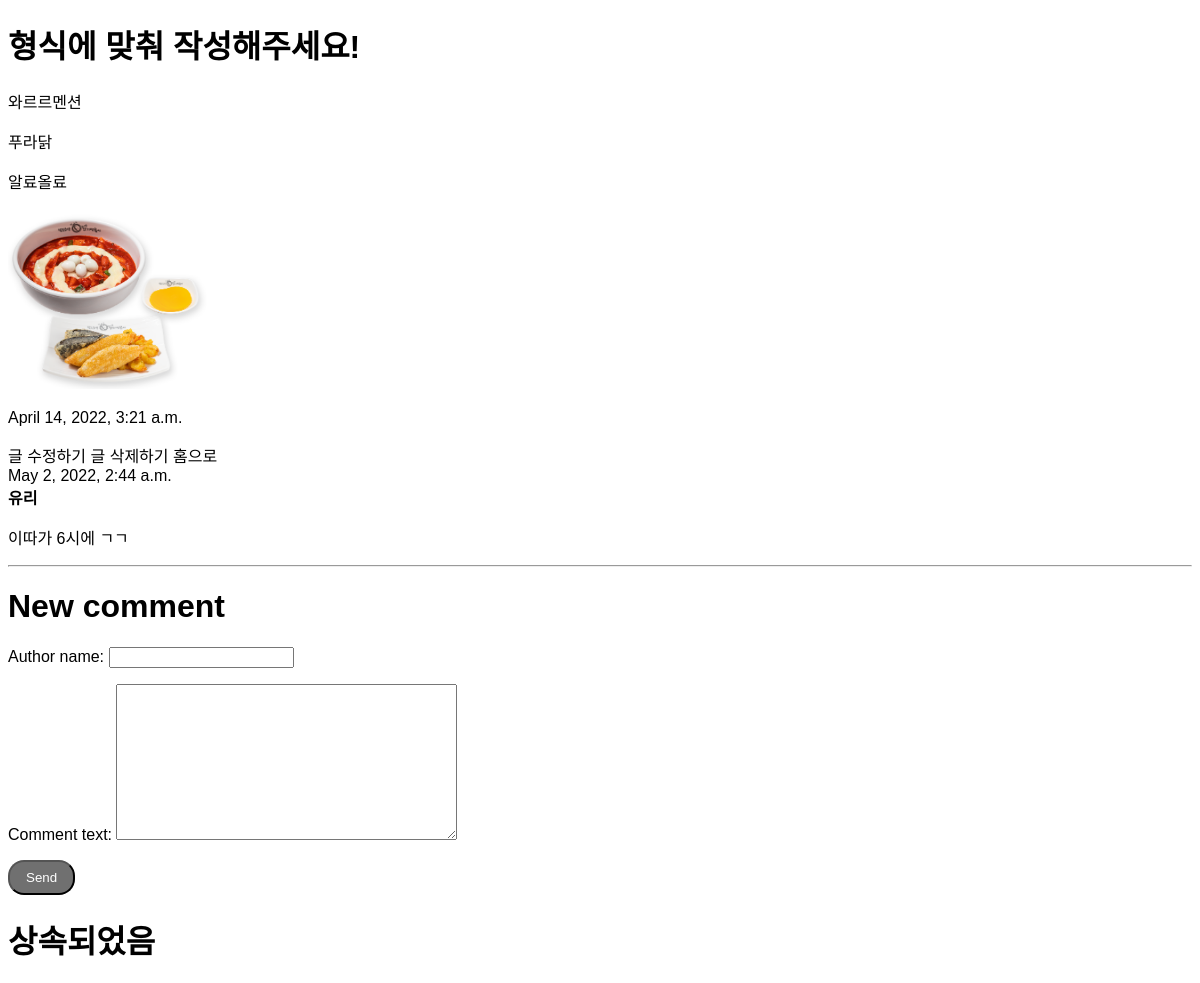
/blog/10, run on the app's committed database.
### blog/models.py (models this page shows, shortened)
class Blog(models.Model):
    title = models.CharField(max_length=30)
    sub_title = models.CharField(max_length=30, default="")
    contents = models.TextField()
    created_at = models.DateTimeField(auto_now_add = True)
    image = models.ImageField(upload_to = "blog/", blank=True, null=True)

class Comment(models.Model):
    post=models.ForeignKey(Blog, related_name='comments', on_delete=models.CASCADE)
    author_name=models.CharField(max_length=20)
    comment_text=models.TextField()
    created_at=models.DateTimeField(auto_now_add = True)

### blog/views.py (the view)
# urls.py: path('blog/<int:id>', blog.views.detail, name='detail'),
def detail(request,id): # 페이지 & 쿼리셋 가져오기 함수
    blog = get_object_or_404(Blog, pk = id)
    form=CommentForm()
    return render(request, 'detail.html', {'blog':blog, 'form':form})

### blog/forms.py
class CommentForm(forms.ModelForm):
    class Meta:
        model=Comment
        fields=('author_name', 'comment_text')

### blog/templates/detail.html
{% extends 'base.html' %} {% block contents %}
<h1>형식에 맞춰 작성해주세요!</h1>
<p>{{blog.title}}</p>
<p>{{blog.sub_title}}</p>
<p>{{blog.contents}}</p>
{% if blog.image %}
    <img src="{{blog.image.url}}" width="200"/>
{% endif %}
<p>{{blog.created_at}}</p>
<a href='{% url 'edit' blog.id %}'>글 수정하기</a>
<a href='{% url 'delete' blog.id %}'>글 삭제하기</a>
<a href='{% url 'home' %}'>홈으로</a>
{% for comment in blog.comments.all %}
    <div class="comment">
        <div class="date">{{ comment.created_at }}</div>
        <strong>{{ comment.author_name }}</strong>
        <p>{{ comment.comment_text|linebreaks }}</p>
    </div>
{% empty %}
    <p>No comments here yet :(</p>
{% endfor %}
<hr>
    <h1>New comment</h1>
    <form action = "{% url 'add_comment_to_post' blog.id %}" method="POST" class="post-form">{% csrf_token %}
        {{ form.as_p }}
        <button type="submit" class="save btn btn-default">Send</button>
    </form>
{% endblock %}

### blog/static/style.css (style rules this page uses)
body { font-family: 'Jua', sans-serif; }
a { text-decoration: none; color: black; }
.btn { color: white; background-color: #707070; padding: 0.5rem 1rem; border-radius: 1rem; }

### data on the page
Blog: title "와르르멘션", sub_title "푸라닭", contents "알료올료", image (picture), created_at "April 14, 2022, 3:21 a.m."
Comment: created_at "May 2, 2022, 2:44 a.m.", author_name "유리", comment_text "이따가 6시에 ㄱㄱ"
